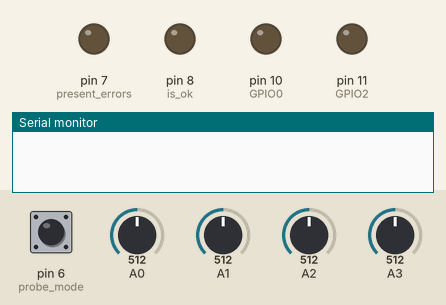
Simulated run of this sketch. Board: Arduino Leonardo, built with avr-gcc and run on an emulated ATmega32U4. On the bench: output pins drawn as LEDs (lit = HIGH), the last lines printed to the serial monitor. The inputs (shaded band) are chosen by the test bench; at power-on: pin 6 (probe_mode) LOW, A0 = 512, A1 = 512, A2 = 512, A3 = 512.

Above: at 0.1 s.
At 12.1 s:
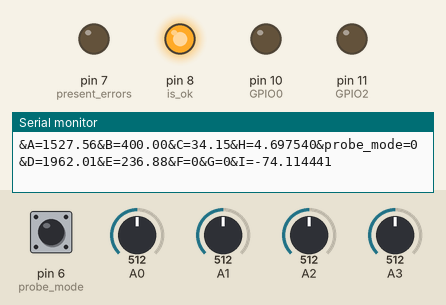
Timing chart, 0 to 13.6 s (numbered marks = the images above):
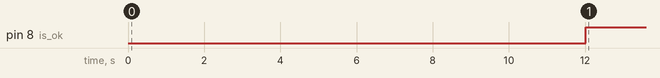

Measured:
- by itself, pin 8 (is_ok): LOW → HIGH at 12.0 s

The sketch:

4.rstESsp8266fromArduino.ino
```cpp
// *** import data types and functions to handle the clock
#include "data_types_clock.h"
#include "clock_functions.h"

#include "functions.h"
#include "serialCommunication_port0.h"
//#include "serialCommunication.h"

// *** import library to handle timmer one
#include<TimerOne.h>

/*Import DHT library*/
#include "DHT.h"

/**import gases functions**/
#include "gases_functions.h"

 /***  Set of pin to handle ESP8266-01 ***/


  const byte GPIO2 = 11;
  const byte GPIO0 = 10;
  const byte RST = 9;

  /***  Set of pin to indicate when the process is ok or present errors ***/

  const byte is_ok = 8;
  const byte present_errors = 7;

  //*flag to know if the sytem is work to make probe**///

  const byte probe_mode = 6;

  /*set period of interruption and period to take a sample*/
  int interruption_period=5; // 5 seconds -- MAX VALUE 8 that means 8 seconds
  volatile boolean take_sample=false;

  /* set period to send data in seconds*/
  //int period_send_data=900;
  int sample_period=10;// 10 seconds ---2 min
  volatile boolean send_data=false;

  /*Amount of steps before  the system takes the sample and send*/
  volatile int  steps_amount=sample_period/interruption_period;

  volatile int  steps_counter=0;


  /*Set of DHT11*/

  #define DHTPIN 12//PIN SELECTED
  #define DHTTYPE DHT11
  DHT dht(DHTPIN, DHTTYPE);


   /*set variable of humidity and temperature */
   int h=0;
   int t=0;


   /*Set variables to get gas concentrations */

   float k_MQ4 = 4.4;//constant
   float k_MQ137 = 3.6;//constant
   float k_MQ136 = 1;//constant

   ChartValues chartValues_MQ4=find_m_b(200.0,1.8,1000.0,1.0,500.0,1.4);
   ChartValues chartValues_MQ137=find_m_b(40.0,1.0,100.0,0.8,70.0,0.75);
   ChartValues chartValues_MQ136=find_m_b(50.0,0.21,110.0,0.15,100,0.175);

   float RL_MQ136=4.7;
   float RL_MQ137=47.0;
   float RL_MQ4=20;
   float reference_voltage=5;


   float analog_value_MQ4;
   float analog_value_MQ137;
   float analog_value_MQ136;

   SensorValues MQ4_values;
   SensorValues MQ137_values;
   SensorValues MQ136_values;

   float ppm_MQ4=0;
   float ppm_MQ137=0;
   float ppm_MQ136=0;
   float ppm_MG811=0;


   /**Import library to read the data of pppm from MG811 sensor**/
   #include "CO2Sensor.h"
   CO2Sensor co2Sensor(A0, 0.99, 100);// get a instance of sensor


void setup() {
  // put your setup code here, to run once:

  pinMode(GPIO0,OUTPUT);
  pinMode(GPIO2,OUTPUT);
  pinMode(RST,OUTPUT);

  pinMode(probe_mode,INPUT);


  Serial.begin(9600);
  //Serial1.begin(9600);


   // set timmer 1
   /*
    * Timer1 can accept a minimum period of 1 microsecond and a maximum period of 8388480 microseconds (about 8.3 seconds).
    */
   Timer1.initialize(interruption_period*1000000); //interrupiton will happen each 5 seconds
   Timer1.attachInterrupt(interruptionFunction);

   // Set diodes to alert when something is wrong

   pinMode(is_ok, OUTPUT);
   pinMode(present_errors,OUTPUT);

   /*Set Ro for each sensor*/

    MQ4_values.Ro=5.35;
    MQ137_values.Ro=132.51;
    MQ136_values.Ro=95.47;


    /*calibrate MG811 sensor*/
    co2Sensor.calibrate();


}

void loop() {


  if(take_sample==true){


    Timer1.stop();


    //**Only to make the test
    //MQ136_values =findRs(analogRead(A1), 5.0, 20.0);
    //ppm_MQ136= find_ppm(MQ136_values.Ro, MQ136_values.Rs, chartValues_MQ136.m,chartValues_MQ136.b); //
    //**Finish Only to make the test


    //Serial.println("take_sample");// ** just for test
    //Serial.flush();// ** just for test


      //h = dht.readHumidity();// Lee la humedad  accumulator
      //t= dht.readTemperature();//Lee la temperatura  accumulator


      MQ4_values = findRs(analogRead(A2), reference_voltage, RL_MQ4);
      MQ137_values =findRs(analogRead(A3), reference_voltage, RL_MQ137);
      MQ136_values =findRs(analogRead(A1), reference_voltage, RL_MQ136);


      ppm_MQ4= find_ppm(MQ4_values.Ro, MQ4_values.Rs, chartValues_MQ4.m, chartValues_MQ4.b ); //
      ppm_MQ137= find_ppm(MQ137_values.Ro, MQ137_values.Rs, chartValues_MQ137.m,chartValues_MQ137.b); //
      ppm_MQ136= find_ppm(MQ136_values.Ro, MQ136_values.Rs, chartValues_MQ136.m,chartValues_MQ136.b); //
      ppm_MG811=float(co2Sensor.read());


      digitalWrite(is_ok,HIGH);
      digitalWrite(present_errors,LOW);


        //Timer1.start();
        take_sample = false;
        send_data=true;


  }


   if(send_data==true){

    //In this part we will have to use the **sample_counter** to calculate the average and then we will have to set with 0


    Serial1_flush_buffer();// ** important because clear the serial port after recieve the junk from ESP8266-01

    unsigned long time_wait=10000;

    Serial.println("&A="+String(ppm_MQ137)+"&B="+String(ppm_MG811)+"&C="+String(ppm_MQ4)+String("&H=4.697540")+"&probe_mode="+String(digitalRead(probe_mode)));
    Serial.println("&D="+String(ppm_MQ136)+"&E=236.88&F="+String(t)+"&G="+String(h)+String("&I=-74.114441"));


    steps_counter=0;
    send_data=false;

    Timer1.start();


    }


    }


    void interruptionFunction(){


      steps_counter++;
      if(steps_counter>=steps_amount){
        steps_counter=0;
        take_sample=true;
      }

    }


        /*data to probe  NH3=200.38&CO2=10000.38&CH4=100000.99&H2S=100.25&SO2=236.88&T=200.38&H=200.388
       *
       * ?NH3=200.38&CO2=10000.38&CH4=100000.99
       * &H2S=100.25&SO2=236.88&T=200.38&H=200.388
       *
       * &A=200.38&B=10000.38&C=100000.99
       * &D=100.25E=236.88&F=20.38&G=20.388
       *
       */
```

CO2Sensor.cpp
```cpp
#include "CO2Sensor.h"

// CO2 sensor readings
#define CO2SENSOR_DEBUG false

const int co2_b = 600;
const int co2_d = 400;

#define CO2_LOW 600
#define CO2_HIGHT 1000

CO2Sensor::CO2Sensor(int analogPin){
  _inertia = 0.99;
  _tries = 3;
  _analogPin = analogPin;
  init();
}

CO2Sensor::CO2Sensor(int analogPin, float inertia, int tries){
  _inertia = inertia;
  _tries = tries;
  _analogPin = analogPin;
  init();
}

int CO2Sensor::read(){
  int v = 0;

  analogRead(_analogPin);
  for (int i = 0; i < _tries; i++)
  {
     v += analogRead(_analogPin);
     delay(20);
  }
  _co2_v = (1-_inertia)*(v*5000.0)/(1024.0*_tries)+_co2_v*_inertia;

  double co2_exp = (_co2_a-_co2_v)/co2_b;

  _co2ppm = pow(co2_d, co2_exp);

  #if CO2SENSOR_DEBUG
  Serial.print("Exponent: ");
  Serial.println(co2_exp);

  Serial.println("CO2 == ");

  Serial.print(_co2_v);
  Serial.println(" mV");
  Serial.print(_co2ppm);
  Serial.println(" ppm");
  #endif

  if (_co2ppm<CO2_LOW) _greenLevel = 255;
  else {
    if (_co2ppm>CO2_HIGHT) _greenLevel = 0;
    else _greenLevel = map(_co2ppm, CO2_LOW, CO2_HIGHT, 255, 0);
  }

  return _co2ppm;
}

void CO2Sensor::calibrate(){
  read();

  #if CO2SENSOR_DEBUG
  Serial.print("Calibration. Old a: ");
  Serial.print(_co2_a);
  #endif

  _co2_a = _co2_v + co2_b;
  _co2ppm = co2_d;

  #if CO2SENSOR_DEBUG
  Serial.print(", New a: ");
  Serial.println(_co2_a);
  #endif
}

void CO2Sensor::init(){
  _co2_a = 1500;
  _co2ppm = co2_d;
}

int CO2Sensor::getVoltage(){
  return _co2_v;
}

int CO2Sensor::getGreenLevel(){
  return _greenLevel;
}

int CO2Sensor::getRedLevel(){
  return 255-_greenLevel;
}
```

CO2Sensor.h
```cpp
/*
  CO2Sensor.h - Reading and calibrating CO2 module
  Created by Sergi Adamchuk, September 14, 2016.
  Released into the public domain.
*/
#ifndef CO2Sensor_h
#define CO2Sensor_h

#include <Arduino.h>

class CO2Sensor
{
  public:
    CO2Sensor(int analogPin);
    CO2Sensor(int analogPin, float inertia, int tries);
    int read();
    void calibrate();

    int getVoltage();

    int getGreenLevel();
    int getRedLevel();

  private:
    void init();

    int _analogPin;
    int _inertia;
    int _tries;
    int _co2_v;
    int _greenLevel;
    double _co2_a;
    double _co2ppm;
};

#endif
```

DHT.cpp
```cpp
// (licence header left out)
#include "DHT.h"

DHT::DHT(uint8_t pin, uint8_t type, uint8_t count) {
  _pin = pin;
  _type = type;
  _count = count;
  firstreading = true;
}

void DHT::begin(void) {
  // set up the pins!
  pinMode(_pin, INPUT);
  digitalWrite(_pin, HIGH);
  _lastreadtime = 0;
}

//boolean S == Scale.  True == Farenheit; False == Celcius
float DHT::readTemperature(bool S) {
  float f;

  if (read()) {
    switch (_type) {
    case DHT11:
      f = data[2];
      if(S)
      	f = convertCtoF(f);

      return f;
    case DHT22:
    case DHT21:
      f = data[2] & 0x7F;
      f *= 256;
      f += data[3];
      f /= 10;
      if (data[2] & 0x80)
	f *= -1;
      if(S)
	f = convertCtoF(f);

      return f;
    }
  }
  //Serial.print("Read fail");
  return NULL;
  //return 0;
}

float DHT::convertCtoF(float c) {
	return c * 9 / 5 + 32;
}

float DHT::readHumidity(void) {
  float f;
  if (read()) {
    switch (_type) {
    case DHT11:
      f = data[0];
      return f;
    case DHT22:
    case DHT21:
      f = data[0];
      f *= 256;
      f += data[1];
      f /= 10;
      return f;
    }
  }
  //Serial.print("Read fail");
  return NULL;

  //return 0;
}


boolean DHT::read(void) {
  uint8_t laststate = HIGH;
  uint8_t counter = 0;
  uint8_t j = 0, i;
  unsigned long currenttime;

  // pull the pin high and wait 250 milliseconds
  digitalWrite(_pin, HIGH);
  delay(250);

  currenttime = millis();
  if (currenttime < _lastreadtime) {
    // ie there was a rollover
    _lastreadtime = 0;
  }
  if (!firstreading && ((currenttime - _lastreadtime) < 2000)) {
    return true; // return last correct measurement
    //delay(2000 - (currenttime - _lastreadtime));
  }
  firstreading = false;
  /*
    Serial.print("Currtime: "); Serial.print(currenttime);
    Serial.print(" Lasttime: "); Serial.print(_lastreadtime);
  */
  _lastreadtime = millis();

  data[0] = data[1] = data[2] = data[3] = data[4] = 0;

  // now pull it low for ~20 milliseconds
  pinMode(_pin, OUTPUT);
  digitalWrite(_pin, LOW);
  delay(20);
  cli();
  digitalWrite(_pin, HIGH);
  delayMicroseconds(40);
  pinMode(_pin, INPUT);

  // read in timings
  for ( i=0; i< MAXTIMINGS; i++) {
    counter = 0;
    while (digitalRead(_pin) == laststate) {
      counter++;
      delayMicroseconds(1);
      if (counter == 255) {
        break;
      }
    }
    laststate = digitalRead(_pin);

    if (counter == 255) break;

    // ignore first 3 transitions
    if ((i >= 4) && (i%2 == 0)) {
      // shove each bit into the storage bytes
      data[j/8] <<= 1;
      if (counter > _count)
        data[j/8] |= 1;
      j++;
    }

  }

  sei();

  /*
  Serial.println(j, DEC);
  Serial.print(data[0], HEX); Serial.print(", ");
  Serial.print(data[1], HEX); Serial.print(", ");
  Serial.print(data[2], HEX); Serial.print(", ");
  Serial.print(data[3], HEX); Serial.print(", ");
  Serial.print(data[4], HEX); Serial.print(" =? ");
  Serial.println(data[0] + data[1] + data[2] + data[3], HEX);
  */

  // check we read 40 bits and that the checksum matches
  if ((j >= 40) &&
      (data[4] == ((data[0] + data[1] + data[2] + data[3]) & 0xFF)) ) {
    return true;
  }


  return false;

}
```

DHT.h
```cpp
#ifndef DHT_H
#define DHT_H
#if ARDUINO >= 100
 #include "Arduino.h"
#else
 #include "WProgram.h"
#endif

/* DHT library

MIT license
written by Adafruit Industries
*/

// how many timing transitions we need to keep track of. 2 * number bits + extra
#define MAXTIMINGS 85

#define DHT11 11
#define DHT22 22
#define DHT21 21
#define AM2301 21

class DHT {
 private:
  uint8_t data[6];
  uint8_t _pin, _type, _count;
  boolean read(void);
  unsigned long _lastreadtime;
  boolean firstreading;

 public:
  DHT(uint8_t pin, uint8_t type, uint8_t count=6);
  void begin(void);
  float readTemperature(bool S=false);
  float convertCtoF(float);
  float readHumidity(void);

};
#endif
```

clock_functions.h
```cpp
 int getDaysInMonth(Anio anio, int month_int){

     if(month_int==1){

          return anio.Jan;

    }else if(month_int==2){
      return anio.Feb;


      }else if(month_int==3){
        return anio.Mar;


      }else if(month_int==4){
        return anio.Apr;


      }else if(month_int==5){
        return anio.May;


      }else if(month_int==6){
        return anio.Jun;


      }else if(month_int==7){
        return anio.Jul;


      }else if(month_int==8){
        return anio.Aug;


      }else if(month_int==9){
        return anio.Sep;


      }else if(month_int==10){
        return anio.Oct;


      }else if(month_int==11){
        return anio.Nov;


      }else if(month_int==12){
        return anio.Dec;


      }


      }

  int getMonthInt(String month_str){

   if(month_str=="Jan"){

    return 1;

    }else if(month_str=="Feb"){
      return 2;


      }else if(month_str=="Mar"){
        return 3;


      }else if(month_str=="Apr"){
        return 4;


      }else if(month_str=="May"){
        return 5;


      }else if(month_str=="Jun"){
        return 6;


      }else if(month_str=="Jul"){
        return 7;


      }else if(month_str=="Aug"){
        return 8;


      }else if(month_str=="Sep"){
        return 9;


      }else if(month_str=="Oct"){
        return 10;


      }else if(month_str=="Nov"){
        return 11;


      }else if(month_str=="Dec"){
        return 12;


      }


    }


  Date getDate(){
    Date date_now;

    String date = String(__DATE__);


    int n = date.length();

    // declaring character array
    char char_array[n + 1];

    // copying the contents of the
    // string to char array
    strcpy(char_array, date.c_str());
       char *token = strtok(char_array, " "); // el separador debe ser -

        int i = 0;
        while (token != NULL) {

          if(i==0){
            date_now.mes=getMonthInt(String(token));

            }else if(i==1){
              date_now.dia=String(token).toInt();

              }else if(i==2){
              date_now.anio=String(token).toInt();

              }
               token = strtok(NULL, " ");
              i++;

              }

        return date_now;


    }

  Time getTime_(){
    Time time_now;

    String time_str = String(__TIME__);
    int n = time_str.length();

    // declaring character array
    char char_array[n + 1];

    // copying the contents of the
    // string to char array
    strcpy(char_array, time_str.c_str());
       char *token = strtok(char_array, ":"); // el separador debe ser -

        int i = 0;
        while (token != NULL) {

          if(i==0){
            time_now.horas=String(token).toInt();

            }else if(i==1){
              time_now.minutos=String(token).toInt();

              }else if(i==2){
              time_now.segundos=String(token).toInt();

              }
               token = strtok(NULL, " ");
              i++;

              }

              time_now.segundos=time_str.substring(6, 8).toInt();

        return time_now;

    }

    DateTime handleClock(Date date, Time time, int increment){

    Anio anios[2]={{31,28,31,30,31,30,31,31,30,31,30,31},{31,28,31,30,31,30,31,31,30,31,30,31}};
    int anios_index=0;
    // This variable have to declare global to keep count the years

     time.segundos=time.segundos+increment;
      if(time.segundos>59){
        time.segundos=0;
        time.minutos=time.minutos+1;

        if(time.minutos>59){
          time.minutos=0;
          time.horas=time.horas+1;
          }

         if(time.horas==24){
          time.horas=0;
          date.dia=date.dia+1;
          }

          if(date.dia>getDaysInMonth(anios[anios_index],date.mes)){
            date.dia=1;
            date.mes=date.mes+1;
            }

            if(date.mes>12){
              date.mes=1;
              anios_index++;

              }

        }


        DateTime dateTime;
        dateTime.time=time;
        dateTime.date=date;


        return dateTime;


    }


    String getCurrentTimeStr(Date date, Time time){
     String currenTimeString= String(date.mes)+"-"+String(date.dia)+"-"+String(date.anio)+"h"+String(time.horas)+":"+String(time.minutos)+":"+String(time.segundos);

     return currenTimeString;


     }
```

data_types_clock.h
```cpp
struct Date{

  int anio;
  int mes;
  int dia;

};


struct Time{
  int horas;
  int minutos;
  int segundos;

  };

  struct DateTime{

    Time time;
    Date date;
  };


  struct Anio{

    int Jan;
    int Feb;
    int Mar;
    int Apr;
    int May;
    int Jun;
    int Jul;
    int Aug;
    int Sep;
    int Oct;
    int Nov;
    int Dec;

    };
```

data_types_gases.h
```cpp
struct ChartValues{
  /*
   * Data structure what contain
   * m = slope of the line
   * b = intersection point
   * This values is in the chart of the datasheet
   *
  */
  float m;
  float b;

  };


struct SensorValues{

  float VRL;
  float Rs;
  float Ro;

};

struct Point{

  float x;
  float y;
  };
```

gases_functions.h
```cpp
  // Library of functions to calculate value about gases

#include "data_types_gases.h"

SensorValues findRs(float adc, float Vs, float RL){
    /*
     * Function using to find Rs, this process is very important
     * to calibrate the sensor
    */
    SensorValues sensorValues;
    sensorValues.VRL= (5.0*(float)adc)/(float)1023.0;
    sensorValues.Rs=((Vs/sensorValues.VRL)-1)* RL;
    return sensorValues;

    }

ChartValues   find_m_b(float x1, float y1, float x2, float y2, float xa, float ya){

      ChartValues chartValues;

      chartValues.m=(log10(y2) - log10(y1)) / (log10(x2) - log10(x1));
      chartValues.b = log10(ya) - (chartValues.m*log10(xa));

      return chartValues;

      }

float find_ppm(float Ro_clearAir, float Rs, float m, float b ){

        double ppm = pow(10, ((log10(Rs/Ro_clearAir)-b)/m));
        return ppm;

        }

float findRo(float Rs, float datasheet_ratio){
  return Rs/datasheet_ratio;
}
```

Source omitted: functions.h (2426 bytes), serialCommunication_port0.h (2501 bytes)
